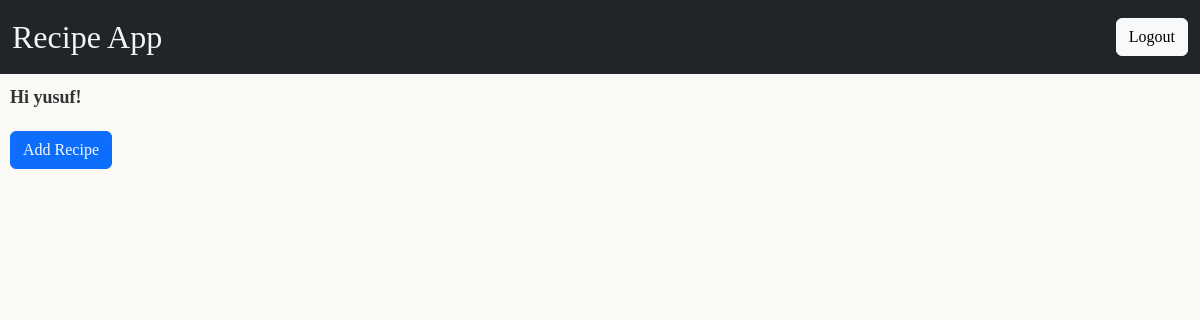
The app's page / (signed in), older data.
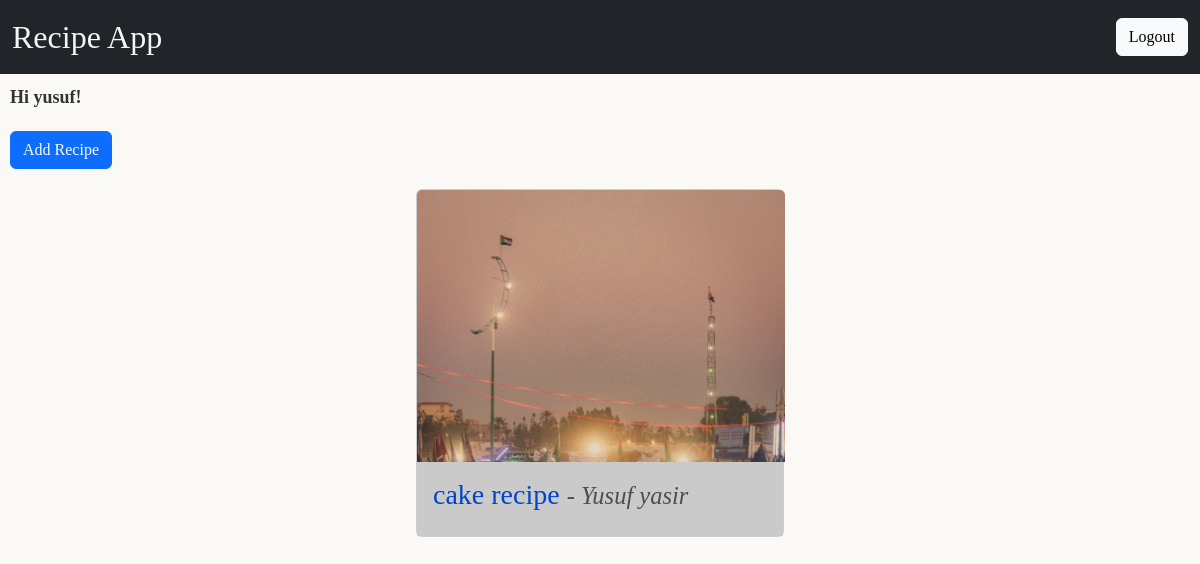
The same page, newer data.
### pages/models.py (models this page shows, shortened)
class Post(models.Model):
    title = models.CharField(max_length=200)
    name = models.CharField(max_length=200)
    prep_time = models.IntegerField()
    ingredients = models.TextField()
    steps = models.TextField()
    img = models.ImageField(upload_to='post_images/', null=True)

### pages/views.py (the view)
# urls.py: path('', ListPost.as_view(), name='home'),
class ListPost(ListView):
    model = Post
    template_name = 'home.html'
    context_object_name = "recipes"

### templates/home.html
{%include 'base.html'%}
{%block content%}
<button type="button" class="btn btn btn-primary add-recipe">
    <a class="text-light " href="{%url 'createpost'%}">Add Recipe</a>
</button>
{%for post in recipes%}
<div class="card bg-light mx-auto " style="max-width: 23rem; margin: 10px; ">
    <div  style="width: 23rem; height: 17rem; overflow: hidden; position: relative;">
        <img src="{{ post.img.url }}" alt="{{ post.title }}" class=" card-img-top img-fluid">
    </div>
    <div class="card-body">
        <h3>
            <a href="{%url 'detailpost' post.id%}" class="card-link">{{post.title}}</a>
            <small class="text-body-secondary textid">- {{post.name}}</small>
          </h3>
    </div>
</div>
{%endfor%}
{%endblock content%}

### templates/base.html (shortened to what this page needs)
{% load static %}
{% load crispy_forms_tags %}
<!DOCTYPE html>
<html lang="en">
<head>
    <link href="https://cdn.jsdelivr.net/npm/bootstrap@5.3.3/dist/css/bootstrap.min.css" rel="stylesheet">
    <link rel="stylesheet" href="{%static 'css/styles.css' %}">
</head>
<body>
    <header>
        <nav class="navbar bg-dark " >
            <div class="container-fluid">
                <a class="navbar-brand nav-text" href="{%url 'home'%}">Recipe App</a>
                    {% if user.is_authenticated %}
                    <p><form class="ms-auto" action="{% url 'logout' %}" method="post">
                        <button class="btn btn-light" type="submit">Logout</button>
                    </form>
                    {%endif%}
            </div>
        </nav>
    </header>
    {% if user.is_authenticated %}
    <p class="user">Hi {{ user.username }}!</p>
    {% else %}
    <div class = "container loggedin">
        <p>You are not logged in.</p>
        <p><a href="{% url 'login' %}">Log In</a></p>
    </div>
    {% endif %}
</body>
</html>

### static/css/styles.css (style rules this page uses)
body { font-family: 'Times New Roman', Times, serif; background-color: #faf9f6; color: #333; }
a { text-decoration: none; color: #0044cc; }
.nav-text { color: #f4f4f4; font-size: xx-large; }
.user { margin: 10px; font-size: large; font-weight: bold; }
.card-body { background-color: #cacaca; }
.textid { font-style: oblique; }
.add-recipe { margin: 10px; }

Row changes from the older to the newer data that the page shows:
added Post: img (picture), title "cake recipe", name "Yusuf yasir"
